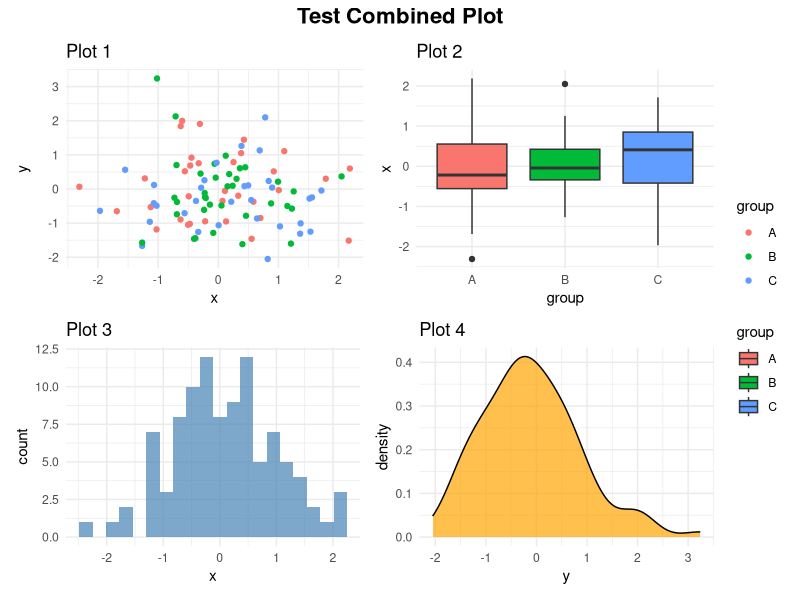
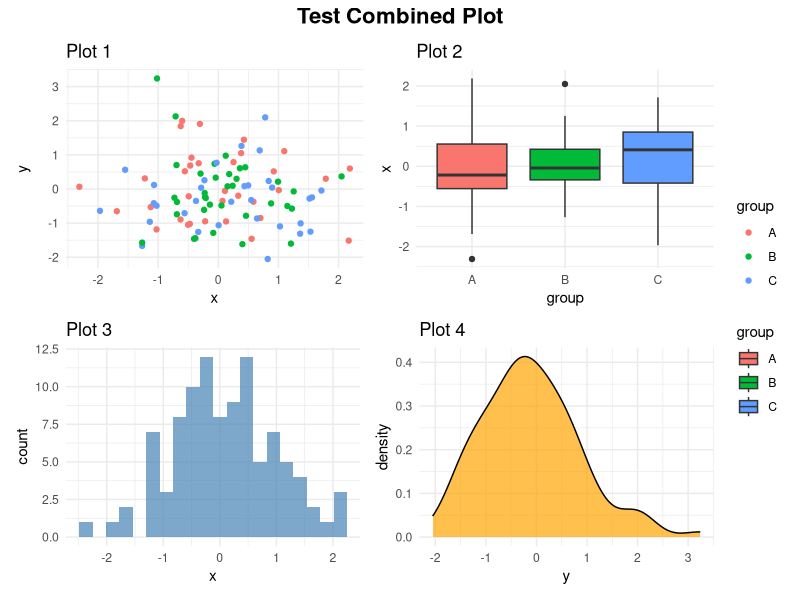

Write the R code that produced these figures, in order.
# 测试组合图表功能
library(ggplot2)
library(patchwork)

# 创建测试数据
set.seed(123)
test_data <- data.frame(
  x = rnorm(100),
  y = rnorm(100),
  group = sample(c("A", "B", "C"), 100, replace = TRUE)
)

# 创建四个测试图表
plot1 <- ggplot(test_data, aes(x = x, y = y, color = group)) +
  geom_point() +
  ggtitle("Plot 1") +
  theme_minimal()

plot2 <- ggplot(test_data, aes(x = group, y = x, fill = group)) +
  geom_boxplot() +
  ggtitle("Plot 2") +
  theme_minimal()

plot3 <- ggplot(test_data, aes(x = x)) +
  geom_histogram(bins = 20, fill = "steelblue", alpha = 0.7) +
  ggtitle("Plot 3") +
  theme_minimal()

plot4 <- ggplot(test_data, aes(x = y)) +
  geom_density(fill = "orange", alpha = 0.7) +
  ggtitle("Plot 4") +
  theme_minimal()

# 创建2x2组合图表
combined_plot <- (plot1 + plot2) / (plot3 + plot4) +
  plot_layout(guides = "collect") +
  plot_annotation(
    title = "Test Combined Plot",
    theme = theme(plot.title = element_text(hjust = 0.5, size = 16, face = "bold"))
  )

# 显示组合图表
print(combined_plot)

# 保存组合图表
ggsave("test_combined_plot.png", combined_plot, width = 12, height = 10, dpi = 300)

cat("测试完成！组合图表已保存为 test_combined_plot.png\n") 